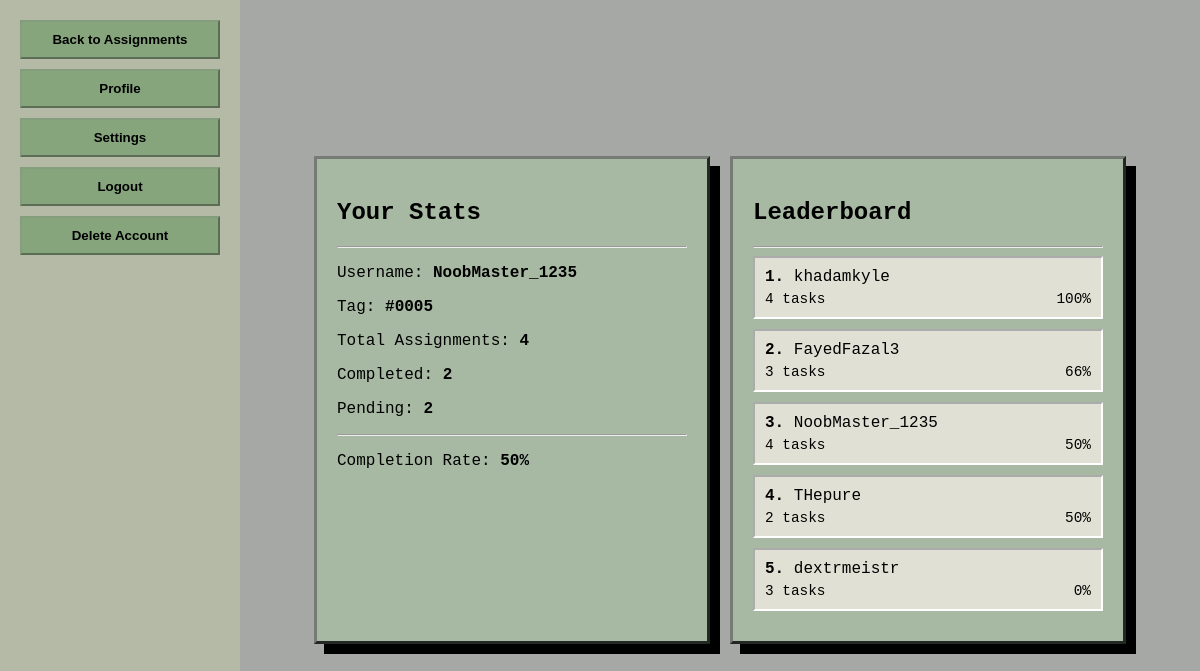
/stats (signed in), run on the app's committed database.
### tables this page shows
CREATE TABLE users (
                id INTEGER PRIMARY KEY AUTOINCREMENT,
                username TEXT UNIQUE NOT NULL,
                tag TEXT UNIQUE NOT NULL,
                pfp_url TEXT NOT NULL,
                dark_mode INTEGER NOT NULL DEFAULT 0
            );

### app.py (the view)
@app.route('/stats')
def stats():
    user = get_current_user()
    if not user:
        return redirect(url_for('login'))
    total, completed = count_assignments(user['id'])
    pending = total - completed
    percent = int((completed / total) * 100) if total else 0
    leaderboard = get_leaderboard()
    return render_template(
        'stats.html',
        user=user,
        total=total,
        completed=completed,
        pending=pending,
        percent=percent,
        leaderboard=leaderboard,
    )

### app.py (called while the page is built)
def get_db():
    conn = sqlite3.connect(app.config['DATABASE'])
    conn.row_factory = sqlite3.Row
    return conn

def init_db():
    with get_db() as conn:
        conn.execute(
            '''
            CREATE TABLE IF NOT EXISTS users (
                id INTEGER PRIMARY KEY AUTOINCREMENT,
                username TEXT UNIQUE NOT NULL,
                tag TEXT UNIQUE NOT NULL,
                pfp_url TEXT NOT NULL,
                dark_mode INTEGER NOT NULL DEFAULT 0
            )
            '''
        )
        conn.execute(
            '''
            CREATE TABLE IF NOT EXISTS assignments (
                id INTEGER PRIMARY KEY AUTOINCREMENT,
                user_id INTEGER NOT NULL,
                task TEXT NOT NULL,
                due TEXT NOT NULL,
                difficulty TEXT NOT NULL,
                completed INTEGER NOT NULL DEFAULT 0,
                FOREIGN KEY(user_id) REFERENCES users(id)
            )
            '''
        )

@app.before_request
def setup_database():
    init_db()

def get_user_by_id(user_id):
    if not user_id:
        return None
    row = get_db().execute('SELECT * FROM users WHERE id = ?', (user_id,)).fetchone()
    return dict(row) if row else None

def get_current_user():
    return get_user_by_id(session.get('user_id'))

def count_assignments(user_id):
    db = get_db()
    total = db.execute('SELECT COUNT(*) FROM assignments WHERE user_id = ?', (user_id,)).fetchone()[0]
    completed = db.execute(
        'SELECT COUNT(*) FROM assignments WHERE user_id = ? AND completed = 1', (user_id,)
    ).fetchone()[0]
    return total, completed

### templates/stats.html (shortened to what this page needs)
<!DOCTYPE html>
<html>
<head>
    <link rel="stylesheet" href="{{ url_for('static', filename='style.css') }}">
</head>
<body class="{{ 'dark' if user and user.dark_mode else '' }}">
    <nav>
        <ul>
            <li><button><a href="{{ url_for('home') }}">Back to Assignments</a></button></li>
            <li><button><a href="{{ url_for('profile') }}">Profile</a></button></li>
            <li><button><a href="{{ url_for('settings') }}">Settings</a></button></li>
            <li><button><a href="{{ url_for('logout') }}">Logout</a></button></li>
            <li><button><a href="{{ url_for('delete_account') }}">Delete Account</a></button></li>
        </ul>
    </nav>
    <main>
        <div class="stats-grid">
            <div class="profile-card">
                <h2>Your Stats</h2>
                <hr>
                <p>Username: <strong>{{ user.username }}</strong></p>
                <p>Tag: <strong>#{{ user.tag }}</strong></p>
                <p>Total Assignments: <strong>{{ total }}</strong></p>
                <p>Completed: <strong>{{ completed }}</strong></p>
                <p>Pending: <strong>{{ pending }}</strong></p>
                <hr>
                <p>Completion Rate: <strong>{{ percent }}%</strong></p>
            </div>
            <div class="profile-card leaderboard-card">
                <h2>Leaderboard</h2>
                <hr>
                <ol class="leaderboard-list">
                    {% for row in leaderboard %}
                    <li>
                        <strong>{{ loop.index }}.</strong>
                        {{ row.username }}
                        <div class="leaderboard-meta">
                            <span>{{ row.total_assignments }} tasks</span>
                            <span>{{ row.completion_rate }}%</span>
                        </div>
                    </li>
                    {% endfor %}
                </ol>
            </div>
        </div>
    </main>
</body>
</html>

### static/style.css (style rules this page uses)
a:link { color: black; text-decoration: none; font-family:Verdana, Geneva, Tahoma, sans-serif; }
body { color: rgb(0, 0, 0); display: flex; min-height: 100vh; margin: 0; }
.profile-card { background: #a7b9a3; border: 3px outset #777b76; padding: 20px; width: 350px; margin: 20px auto; font-family: 'Courier New', monospace; box-shadow: 10px 10px 0px #000; }
main { flex: 1; background-color: #a5a8a4; display: flex; flex-direction: column; justify-content: center; align-items: center; }
.stats-grid { display: flex; flex-wrap: wrap; justify-content: center; gap: 20px; }
.leaderboard-card { min-width: 350px; }
.leaderboard-list { list-style: none; padding: 0; margin: 0; }
.leaderboard-list li { background: #e0e0d4; border: 2px inset #fff; padding: 10px; margin-bottom: 10px; }
.leaderboard-meta { display: flex; justify-content: space-between; font-size: 0.9rem; margin-top: 5px; }
button { background: #86a57d; border: 2px outset #83997d90; cursor: pointer; padding: 5px 10px; font-weight: bold; }
nav { width: 200px; background: #b4baa6; padding: 20px; display: flex; flex-direction: column; }
nav ul { list-style-type: none; padding: 0; margin: 0; display: flex; flex-direction: column; gap: 10px; }
nav li { display: flex; }
nav button { width: 100%; padding: 10px; }

### data on the page
users: username "NoobMaster_1235", tag "0005", total_assignments "4", completion_rate "50"
users: username "khadamkyle", total_assignments "4", completion_rate "100"
users: username "FayedFazal3", total_assignments "3", completion_rate "66"
users: username "THepure", total_assignments "2", completion_rate "50"
users: username "dextrmeistr", total_assignments "3", completion_rate "0"

### other printed values
{{ total }} "4"
{{ completed }} "2"
{{ pending }} "2"
{{ percent }} "50"
